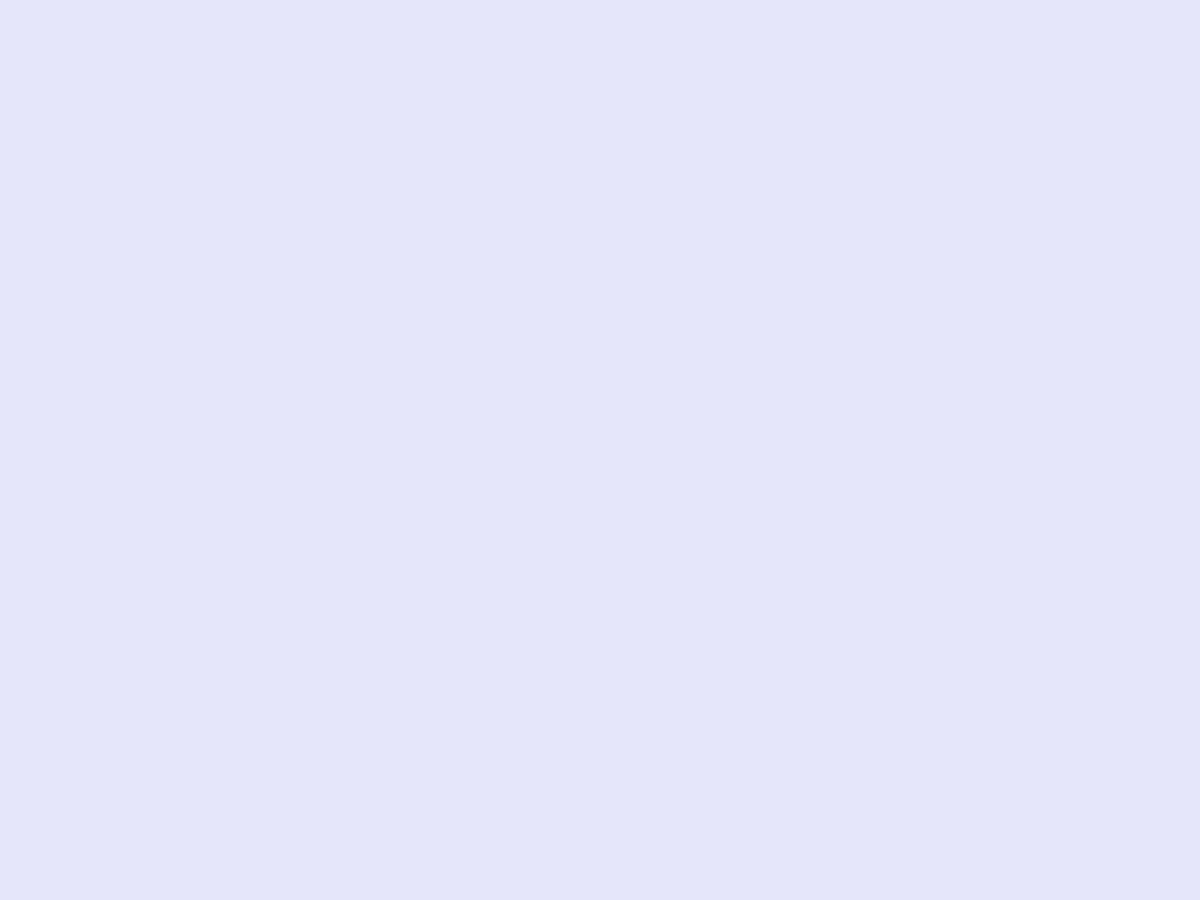
Frame 1 (no input)
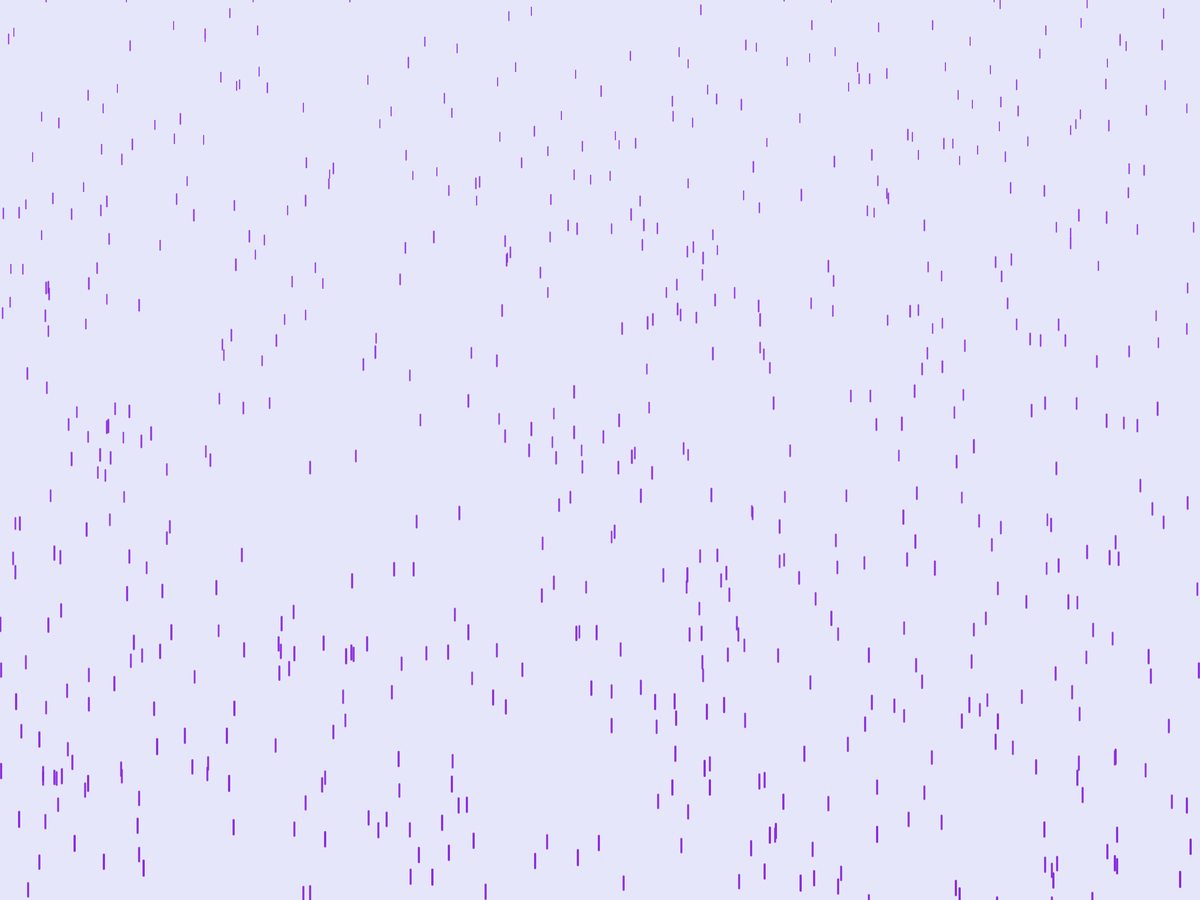
Frame 60 (the mouse pressed at the canvas centre just before this capture)
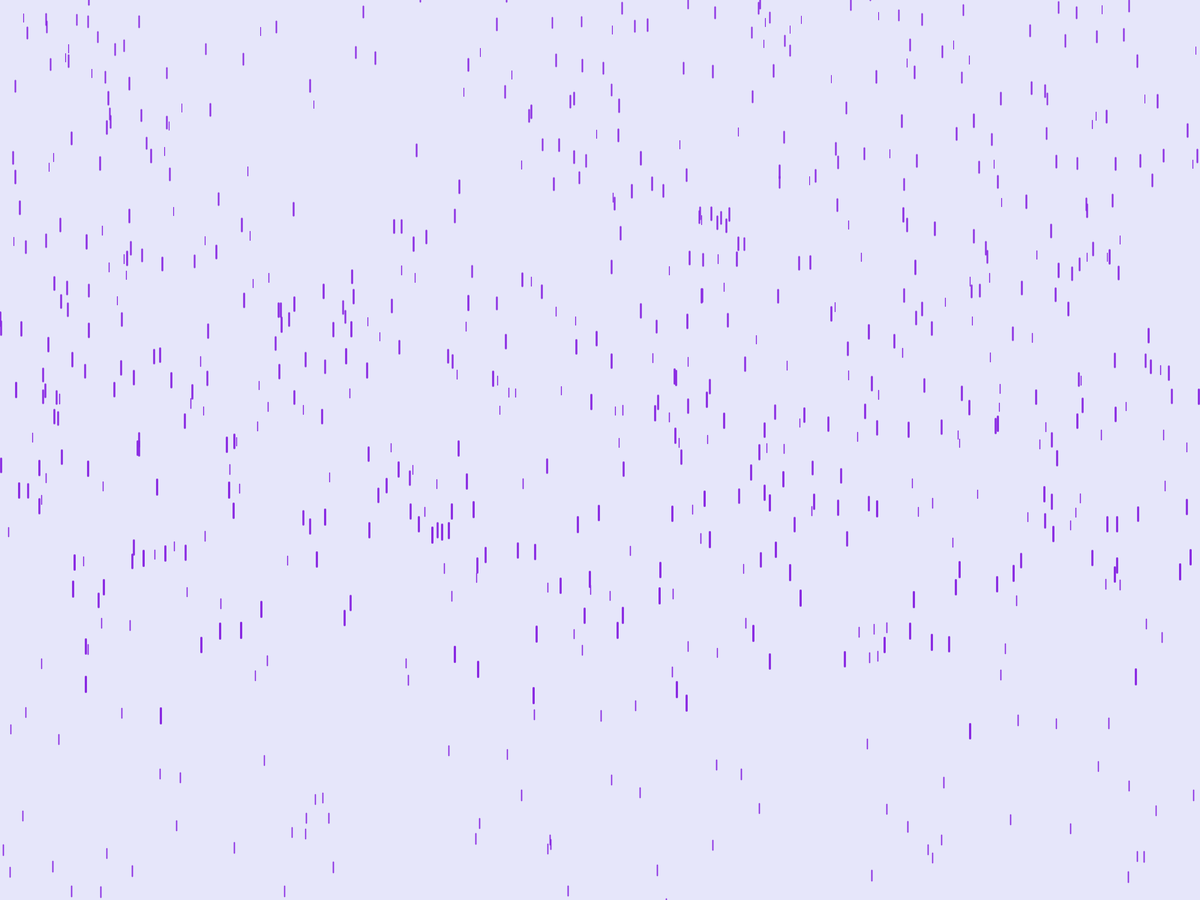
Frame 120 (the mouse held since frame 60 and released just before this capture)

The Processing sketch that drew these frames (run headless with seeded random() and noise(); from frame 60 on, the mouse is pressed at the canvas centre):

// Processing sketch: rain
// ── rain.pde
//(138,43,226)
// (230,230,250) background

Drop[] drops = new Drop[800];

void setup()
{
  
  //size(640,360);
  fullScreen();
  for(int i = 0; i < drops.length; i++)
  {
  drops[i] = new Drop();
  }
}

void draw()
{
  
  background(230,230,250);
  for(int i = 0; i < drops.length; i++)
  {
  drops[i].fall();
  drops[i].show();
  }
}

// ── drop.pde
class Drop
{
  
  float x = random(width);
  float y = random(-500,-50);
  float z = random(0,20);
  float length = map(z,0,20,10,20);
  float yspeed = map(z,0,20,1,20);
  
  void fall()
  {
    y = y + yspeed;
    float grav = map(z,0,20,0,0.2);
    yspeed = yspeed + grav;
    
    if(y > height)
    {
      y = random(-200,-100);
      yspeed = map(z,0,20,4,10);
    }
    
  }
  
  void show()
  {
    float thick = map(z,0,20,1,3);
    strokeWeight(thick);
    stroke(138,43,226);
    line(x,y,x,y+length);
  }
  
}
